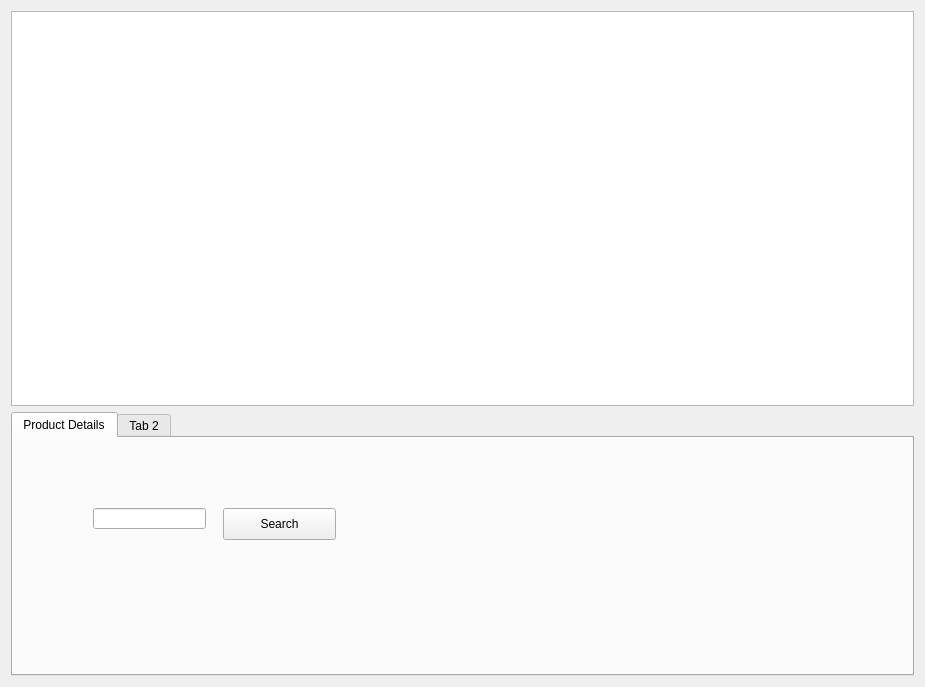
<?xml version="1.0" encoding="UTF-8"?>
<ui version="4.0">
 <class>amazonView</class>
 <widget class="QWidget" name="amazonView">
  <property name="geometry">
   <rect>
    <x>0</x>
    <y>0</y>
    <width>925</width>
    <height>687</height>
   </rect>
  </property>
  <property name="windowTitle">
   <string>Form</string>
  </property>
  <layout class="QVBoxLayout" name="verticalLayout">
   <item>
    <widget class="QPlainTextEdit" name="textView">
     <property name="sizePolicy">
      <sizepolicy hsizetype="Expanding" vsizetype="Expanding">
       <horstretch>0</horstretch>
       <verstretch>3</verstretch>
      </sizepolicy>
     </property>
     <property name="readOnly">
      <bool>true</bool>
     </property>
    </widget>
   </item>
   <item>
    <widget class="QTabWidget" name="tabs">
     <property name="sizePolicy">
      <sizepolicy hsizetype="Expanding" vsizetype="Expanding">
       <horstretch>0</horstretch>
       <verstretch>2</verstretch>
      </sizepolicy>
     </property>
     <widget class="QWidget" name="detailTab">
      <attribute name="title">
       <string>Product Details</string>
      </attribute>
      <widget class="QLineEdit" name="searchLine">
       <property name="geometry">
        <rect>
         <x>80</x>
         <y>70</y>
         <width>113</width>
         <height>21</height>
        </rect>
       </property>
      </widget>
      <widget class="QPushButton" name="searchButton">
       <property name="geometry">
        <rect>
         <x>210</x>
         <y>70</y>
         <width>113</width>
         <height>32</height>
        </rect>
       </property>
       <property name="text">
        <string>Search</string>
       </property>
      </widget>
     </widget>
     <widget class="QWidget" name="tab_2">
      <attribute name="title">
       <string>Tab 2</string>
      </attribute>
     </widget>
    </widget>
   </item>
  </layout>
  <action name="actionSearch_Amazon">
   <property name="icon">
    <iconset>
     <normaloff>resources/icon256.gif</normaloff>resources/icon256.gif</iconset>
   </property>
   <property name="text">
    <string>Search Amazon...</string>
   </property>
   <property name="toolTip">
    <string>Search Amazon</string>
   </property>
  </action>
 </widget>
 <resources/>
 <connections/>
</ui>
